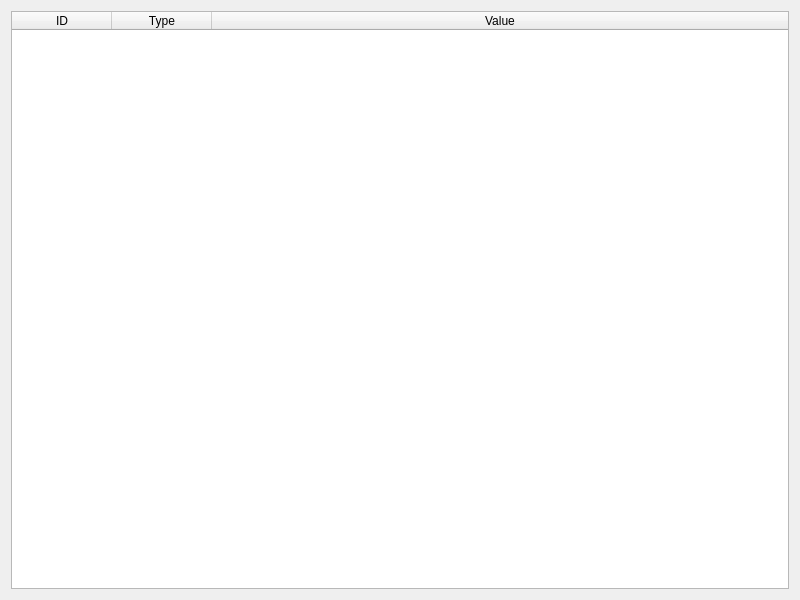
<?xml version="1.0" encoding="UTF-8"?>
<ui version="4.0">
 <class>PropertiesViewer</class>
 <widget class="QWidget" name="PropertiesViewer">
  <property name="geometry">
   <rect>
    <x>0</x>
    <y>0</y>
    <width>800</width>
    <height>600</height>
   </rect>
  </property>
  <property name="windowTitle">
   <string>PropertiesViewer</string>
  </property>
  <layout class="QGridLayout" name="gridLayout">
   <item row="0" column="0">
    <widget class="QTableWidget" name="tableProps">
     <property name="editTriggers">
      <set>QAbstractItemView::NoEditTriggers</set>
     </property>
     <attribute name="horizontalHeaderDefaultSectionSize">
      <number>100</number>
     </attribute>
     <attribute name="horizontalHeaderStretchLastSection">
      <bool>true</bool>
     </attribute>
     <attribute name="verticalHeaderStretchLastSection">
      <bool>false</bool>
     </attribute>
     <column>
      <property name="text">
       <string>ID</string>
      </property>
     </column>
     <column>
      <property name="text">
       <string>Type</string>
      </property>
     </column>
     <column>
      <property name="text">
       <string>Value</string>
      </property>
     </column>
    </widget>
   </item>
  </layout>
 </widget>
 <resources/>
 <connections/>
</ui>
